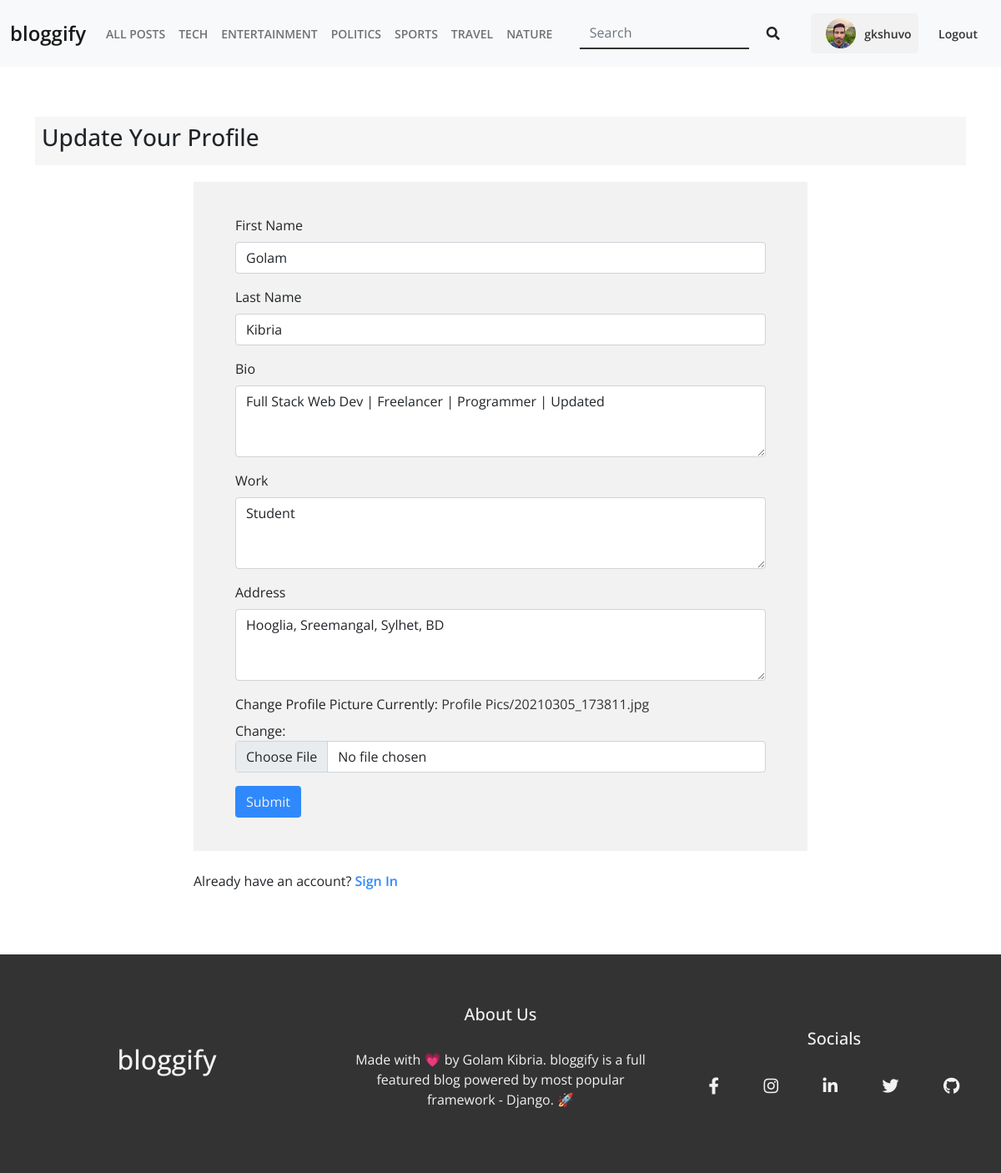
The app's page /accounts/update/ (signed in) with its own data.
### blog/models.py (models this page shows, shortened)
class Topic(models.Model):
    name = models.CharField(max_length=42, unique=True)

### accounts/models.py (models this page shows, shortened)
class Profile(models.Model):
    user = models.OneToOneField(User, on_delete=models.CASCADE)
    bio = models.TextField(max_length=101)
    work = models.CharField(max_length=200)
    address = models.TextField(max_length=200)
    profile_pic = models.ImageField(default='default.jpg', upload_to='Profile Pics')

### accounts/views.py (the view)
# urls.py: path('update/', update, name='update'),
@login_required
def update(request):
    if request.method == 'POST':
        user_update_form = UserUpdateForm(request.POST, instance=request.user)
        profile_update_form = ProfileUpdateForm(request.POST, request.FILES, instance=request.user.profile)
        if user_update_form.is_valid() and profile_update_form.is_valid():
            user_update_form.save()
            profile_update_form.save()
            messages.success(request, "Your profile has been updated!")
            return redirect('profile')
    else:
        user_update_form = UserUpdateForm(instance=request.user)
        profile_update_form = ProfileUpdateForm(instance=request.user.profile)
    context = {
        'user_update_form':user_update_form,
        'profile_update_form':profile_update_form
    }
    return render(request, 'accounts/update.html', context)

### accounts/forms.py
class UserUpdateForm(forms.ModelForm):
    class Meta:
            model = User
            fields = ['first_name', 'last_name', 'email']
            widgets = {
                'first_name': forms.TextInput(attrs={
                    'class': 'form-control'
                }),
                'last_name': forms.TextInput(attrs={
                    'class': 'form-control'
                })
            }

class ProfileUpdateForm(forms.ModelForm):
    def __init__(self, *args, **kwargs):
        super(ProfileUpdateForm, self).__init__(*args, **kwargs)
        self.fields['profile_pic'].widget.attrs={'class': 'form-control'}
    class Meta:
        model = Profile
        fields = ['bio', 'work', 'address', 'profile_pic']
        widgets = {
                'bio': forms.Textarea(attrs={
                    'class': "form-control",
                    'rows': 3
                }),
                'work': forms.Textarea(attrs={
                    'class': "form-control",
                    'rows': 3
                }),
                'address': forms.Textarea(attrs={
                    'class': "form-control",
                    'rows': 3
                ,})
            }

### blog/context_preprocessors.py (called while the page is built)
def topic_preprocessor(request):
    topics = Topic.objects.all()
    return {'topics': topics}

### templates/accounts/update.html (shortened to what this page needs)
{% extends 'base.html' %}
{% block content %}
        <section id="register" class="section-padding">
            <div class="container">
                <div class="small-heading">
                    <h3>Update Your Profile</h3>
                </div>
                <div class="row">
                    <div class="col-md-8 mx-auto">
                            <form class="register-form" method="POST" enctype="multipart/form-data">
                                <div class="mb-3">
                                    <label for="id_first_name" class="form-label">First Name</label>
                                    {{user_update_form.first_name}}
                                </div>
                                <div class="mb-3">
                                    <label for="id_last_name" class="form-label">Last Name</label>
                                    {{user_update_form.last_name}}
                                </div>
                                <div class="mb-3">
                                    <label for="id_bio" class="form-label">Bio</label>
                                    {{profile_update_form.bio}}
                                </div>
                                <div class="mb-3">
                                    <label for="id_work" class="form-label">Work</label>
                                    {{profile_update_form.work}}
                                </div>
                                <div class="mb-3">
                                    <label for="id_address" class="form-label">Address</label>
                                    {{profile_update_form.address}}
                                </div>
                                <div class="mb-3">
                                    <label for="id_profile_pic" class="form-label">Change Profile Picture</label>
                                    {{profile_update_form.profile_pic}}
                                </div>
                                <button type="submit" class="btn b-form-btn">Submit</button>
                            </form>
                            <p class="mt-4 form-extra">Already have an account? <a href="{% url 'login' %}" class="b-transition">Sign In</a></p>
                    </div>
                </div>
            </div>
        </section>
{% endblock %}

### templates/partials/_header.html (shortened to what this page needs)
{% load static %}
<header>
  <nav class="navbar navbar-expand-lg navbar-light bg-light">
    <div class="container-fluid">
      <a class="navbar-brand b-transition" href="{% url 'home' %}">bloggify</a>
      <div
        class="collapse navbar-collapse justify-content-between"
        id="navbarSupportedContent"
      >
        <ul class="navbar-nav mb-2 mb-lg-0">
          <li class="nav-item">
            <a class="nav-link b-transition" href="{% url 'blog' %}">All Posts</a>
          </li>
          {% for topic in topics %}
            <li class="nav-item">
              <a class="nav-link b-transition" href="{% url 'topic' topic.name %}">{{topic.name}}</a>
            </li>
          {% endfor %}
        </ul>
        <form action="{% url 'search' %}" method="GET" class="d-flex">
          <input
            required
            class="form-control me-2 h-search-input b-transition"
            name="query"
            type="search"
            placeholder="Search"
            aria-label="Search"
          />
          <button class="btn h-search-submit b-transition" type="submit">
            <i class="fas fa-search"></i>
          </button>
        </form>
        {% if user.is_authenticated %}
          <div class="h-profile">
            <img src="{{request.user.profile.profile_pic.url}}" class="img-fluid" alt="" />
            <a href="{% url 'profile' %}" class="b-transition">{{request.user}}</a>
          </div>
         {% endif %}
        <ul class="d-flex h-auth">
          {% if user.is_authenticated %}
            <li class="h-auth-item">
              <a href="{% url 'logout' %}" class="h-auth-link b-transition">Logout</a>
            </li>
          {% endif %}
        </ul>
      </div>
    </div>
  </nav>
</header>

### static/css/all.css (style rules this page uses)
.fa, .fas, .far, .fal, .fad, .fab { -moz-osx-font-smoothing: grayscale; -webkit-font-smoothing: antialiased; display: inline-block; font-style: normal; font-variant: normal; text-rendering: auto; line-height: 1; }
.fa-search:before { content: "\f002"; }
.fa, .fas { font-family: 'Font Awesome 5 Free'; font-weight: 900; }

### static/css/style.css (style rules this page uses)
:root { --b-primary: #2f89fc; --b-secondary: #f2f2f2; --b-dark: #333; }
* { margin: 0; padding: 0; box-sizing: border-box; }
html { scroll-behavior: smooth; }
body { font-family: "Open Sans", sans-serif; }
img { max-width: 100%; height: auto; }
ul { list-style: none; margin: 0; padding: 0; }
a, a:hover, a:focus { text-decoration: none; color: var(--b-dark); }
.section-padding { padding: 60px 0; }
.b-transition { transition: 0.3s ease-in-out; }
.small-heading { margin-bottom: 20px; background: #f6f6f6; padding: 8px; }
.navbar { padding: 16px 0; }
.navbar a.navbar-brand { font-size: 24px; }
.navbar a { font-size: 14px; font-weight: 600; }
.navbar-light .navbar-nav .nav-link { text-transform: uppercase; }
.h-search-input { border: none; outline: none; box-shadow: none; background: transparent; border-radius: 0; border-bottom: 2px solid var(--b-dark); }
.h-auth-item:first-child { margin-right: 16px; }
.h-profile { padding: 6px 8px; background: var(--b-secondary); border-radius: 5px; display: flex; align-items: center; }
.h-profile a { color: var(--b-dark); }
.h-profile img { width: 36px; height: 36px; border-radius: 50%; margin: 0 10px; object-fit: cover; }
.h-auth-link { color: var(--b-dark); }
button.b-form-btn { background: var(--b-primary); color: var(--b-secondary); }
.register-form, .login-form, .update-form { padding: 40px 50px; background: #f2f2f2; }
.form-extra a { font-weight: 600; color: var(--b-primary); }

### records on screen
Topic: name "TECH"
Topic: name "ENTERTAINMENT"
Topic: name "POLITICS"
Topic: name "SPORTS"
Topic: name "TRAVEL"
Topic: name "NATURE"
Profile: bio "Full Stack Web Dev | Freelancer | Programmer | Updated", work "Student", address "Hooglia, Sreemangal, Sylhet, BD"

### other values on screen
{{ request.user }} "gkshuvo"
